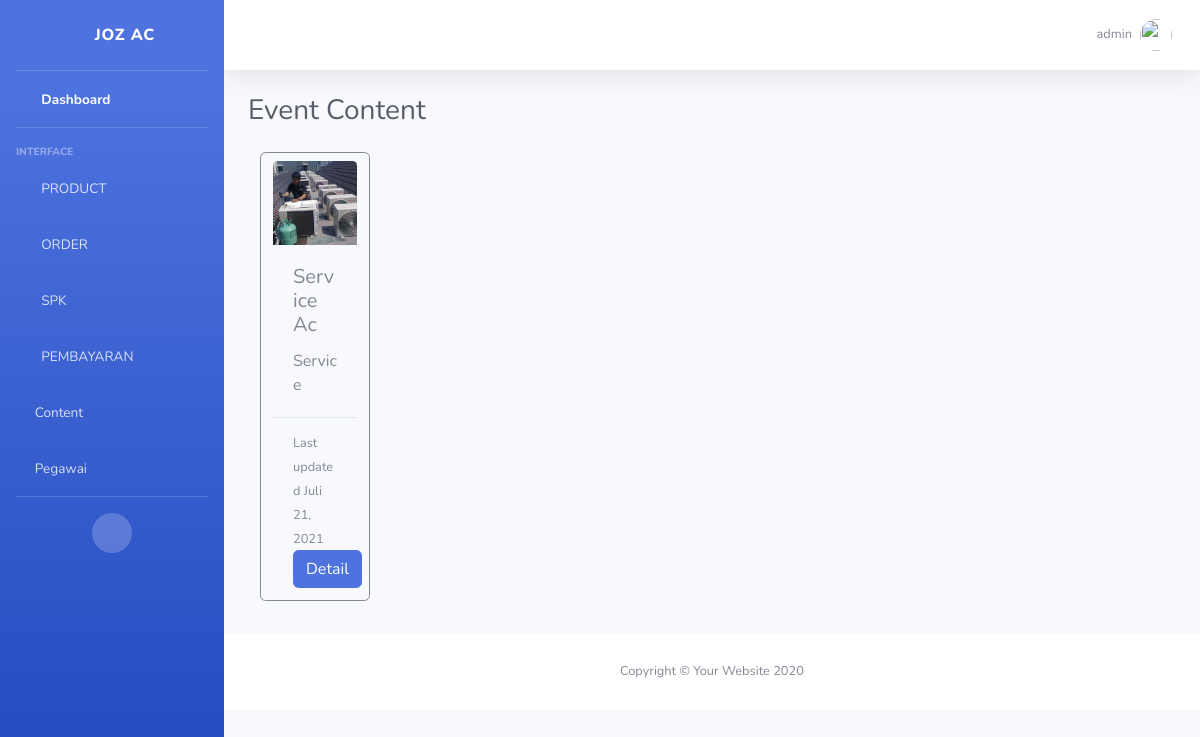
/content/admin/list/ (signed in), run on an earlier commit of the app's database.
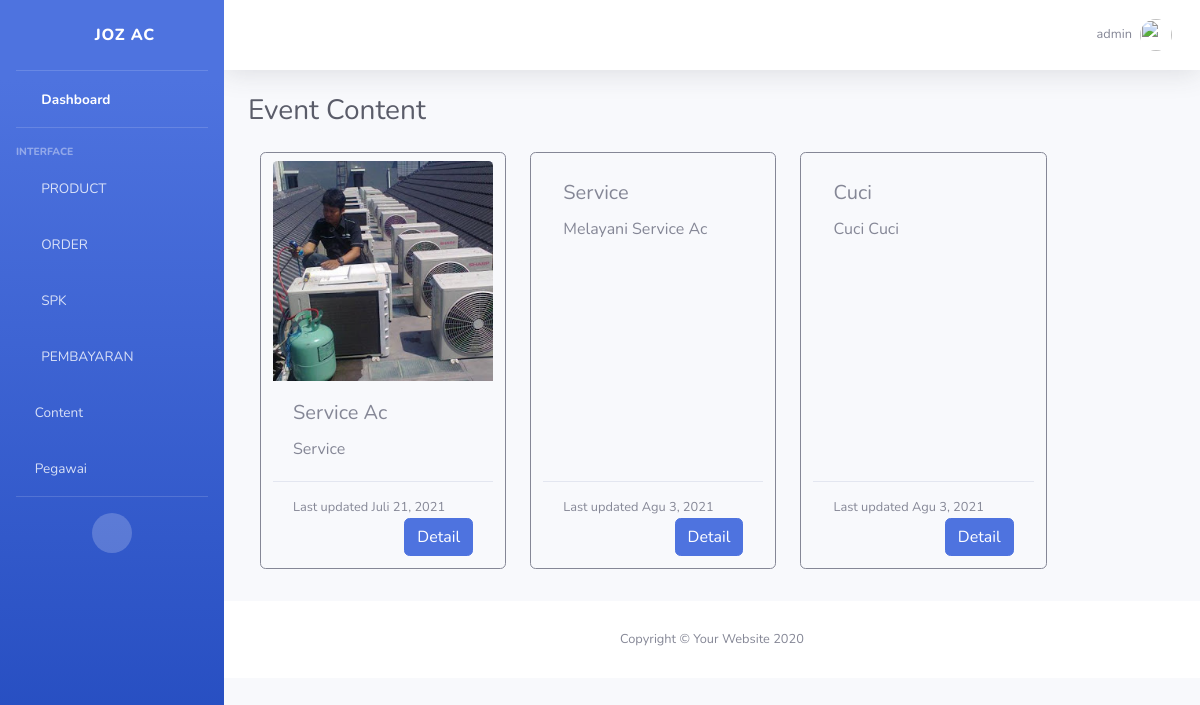
And on a later commit of the database.
### account/models.py (models this page shows)
class Account(AbstractBaseUser, PermissionsMixin):
	jabatanChoice        = [
	('ADMIN','ADMIN'),
	('TEKNISI','TEKNISI'),
	]
	username 	= models.CharField(max_length=20, unique=True)
	jabatan 	= models.CharField(choices=jabatanChoice, max_length=8)
	date_joined = models.DateTimeField(auto_now_add=True)
	last_login 	= models.DateTimeField(auto_now=True)
	is_active = models.BooleanField(default=True)
	is_staff = models.BooleanField(default=True)
	is_superuser = models.BooleanField(default=False)
	is_admin	= models.BooleanField(default=True)
	objects = AccountManage()
	USERNAME_FIELD = 'username'
	REQUIRED_FIELDS = []
	def __str__(self):
		return self.username
	class Meta:
		verbose_name = 'Account'
		verbose_name_plural = 'Account'

### eventContent/models.py (models this page shows, shortened)
class eventContentModel(models.Model):
   admin                     = models.ForeignKey(Account, on_delete=models.SET_NULL, null=True)
   nama_Content			     = models.CharField(max_length=20)
   image 			           = models.ImageField(upload_to=upload_location)
   keterangan_Content		  = models.TextField()
   tgl_upload                = models.DateField(auto_now_add=True)
   slug_Content			     = models.SlugField()
   class Meta:
      verbose_name='Event'

### eventContent/views.py (the view)
# urls.py: path('admin/list/', ListContent.as_view(), name='list'),
class ListContent(LoginRequiredMixin, ListView):
	login_url = reverse_lazy('account:login')
	model = eventContentModel
	context_object_name = 'object'
	template_name = 'eventContent/list.html'
	queryset = model.objects.all().order_by('tgl_upload')

### eventContent/templates/eventContent/list.html
{% extends "admin/base_admin.html" %}
{% block Content %}
	<div class="container-fluid">
        <div class="d-sm-flex align-items-center justify-content-between mb-4">
            <h1 class="h3 mb-0 text-gray-800">Event Content</h1>
        </div>
        <div class="cardList mb-3 container">
        	<div class="card-deck">
        		<div class="row row-cols-md-4">
        		{% for data in object %}
				  	<div class="card col-md-4 bg-light border-secondary mb-3">
				    <img src={{data.image.url}} class="card-img-top mt-2" alt={{data.images_Content}}>
				    	<div class="card-body">
				      		<h5 class="card-title">{{data.nama_Content}}</h5>
					      	<p class="card-text">{{data.keterangan_Content}}</p>
				    	</div>
				    	<div class="card-footer inline-block">
					      	<div class="card-text">
					      		<small class="text-muted">Last updated {{data.tgl_upload}}</small>
					      	</div>
					      	<div class="text-right">
					      		<a href="{% url "eventContent:update" slug=data.slug_Content%}" class="btn btn-primary">Detail</a>
					      	</div>
				    	</div>
				  	</div>
        		{% endfor %}
        		</div>
			</div>
        </div>
    </div>
{% endblock Content %}

### templates/admin/base_admin.html (shortened to what this page needs)
{% load static %}
<!DOCTYPE html>
<html lang="en">
<head>
    <link href="{% static "vendor/fontawesome-free/css/all.min.css" %}" rel="stylesheet" type="text/css">
    <link href="{% static "css/sb-admin-2.min.css" %}" rel="stylesheet">
</head>
<body id="page-top">
    <div id="wrapper">
        {% include 'admin/include/sideBar.html' %}
        <div id="content-wrapper" class="d-flex flex-column">
            <div id="content">
                {% include "admin/include/topBar.html" %}
                    {% block Content %}
                    {% endblock Content %}
            {% include "admin/include/footer.html" %}
        </div>
    </div>
</body>
</html>

### templates/admin/include/sideBar.html (shortened to what this page needs)
{% load static %}
        <ul class="navbar-nav bg-gradient-primary sidebar sidebar-dark accordion" id="accordionSidebar">
            <a class="sidebar-brand d-flex align-items-center justify-content-center" href="{% url "dasboard" %}">
                <div class="sidebar-brand-icon rotate-n-15">
                    <i class="fas fa-laugh-wink"></i>
                </div>
                <div class="sidebar-brand-text mx-3">Joz AC </div>
            </a>
            <hr class="sidebar-divider my-0">
            <li class="nav-item active">
                <a class="nav-link" href="{% url "dasboardAdmin" %}">
                    <i class="fas fa-fw fa-tachometer-alt"></i>
                    <span>Dashboard</span></a>
            </li>
            <hr class="sidebar-divider">
            <div class="sidebar-heading">
                Interface
            </div>
            {% if request.user.jabatan == 'ADMIN' %}
                <li class="nav-item">
                    <a class="nav-link collapsed" href="#" data-toggle="collapse" data-target="#collapseProduct"
                        aria-expanded="true" aria-controls="collapseTwo">
                        <i class="fas fa-fw fa-cog"></i>
                        <span>PRODUCT</span>
                    </a>
                </li>
                <li class="nav-item">
                    <a class="nav-link collapsed" href="#" data-toggle="collapse" data-target="#collapseOrder"
                        aria-expanded="true" aria-controls="collapseTwo">
                        <i class="fas fa-fw fa-cog"></i>
                        <span>ORDER</span>
                    </a>
                </li>
                    <li class="nav-item">
                        <a class="nav-link collapsed" href="#" data-toggle="collapse" data-target="#collapseSPK"
                            aria-expanded="true" aria-controls="collapseSPK">
                            <i class="fas fa-fw fa-cog"></i>
                            <span>SPK</span>
                        </a>
                    </li>
                <li class="nav-item">
                    <a class="nav-link collapsed" href="#" data-toggle="collapse" data-target="#collapsePayment"
                        aria-expanded="true" aria-controls="collapsePayment">
                        <i class="fas fa-fw fa-cog"></i>
                        <span>PEMBAYARAN</span>
                    </a>
                </li>
                <li class="nav-item">
                    <a class="nav-link collapsed" href="#" data-toggle="collapse" data-target="#collapseUtilities"
                        aria-expanded="true" aria-controls="collapseUtilities">
                        <i class="fas fa-ticket-alt"></i>
                        <span>Content</span>
                    </a>
                </li>
                <li class="nav-item">
                    <a class="nav-link collapsed" href="#" data-toggle="collapse" data-target="#collapseEmployee"
                        aria-expanded="true" aria-controls="collapseTwo">
                        <i class="fas fa-users"></i>
                        <span>Pegawai</span>
                    </a>
                </li>
            {% endif %}
            <hr class="sidebar-divider d-none d-md-block">
            <div class="text-center d-none d-md-inline">
                <button class="rounded-circle border-0" id="sidebarToggle"></button>
            </div>
        </ul>

### templates/admin/include/topBar.html (shortened to what this page needs)
{% load static %}
                <nav class="navbar navbar-expand navbar-light bg-white topbar mb-4 static-top shadow">
                    <ul class="navbar-nav ml-auto">
                        <li class="nav-item dropdown no-arrow">
                            <a class="nav-link dropdown-toggle" href="#" id="userDropdown" role="button"
                                data-toggle="dropdown" aria-haspopup="true" aria-expanded="false">
                                <span class="mr-2 d-none d-lg-inline text-gray-600 small">{{request.user}}</span>
                                <img class="img-profile rounded-circle" src="{% static "img/undraw_profile.svg" %}">
                            </a>
                        </li>
                    </ul>
                </nav>

### templates/admin/include/footer.html
{% load static %}
<footer class="sticky-footer bg-white">
    <div class="container my-auto">
        <div class="copyright text-center my-auto">
            <span>Copyright &copy; Your Website 2020</span>
        </div>
    </div>
</footer>

### templates/admin/include/javaScript.html (shortened to what this page needs)
{% load static %}

What changed in the data, as far as the page shows it:
added eventContentModel: nama_Content "Service", keterangan_Content "Melayani Service Ac", tgl_upload "Agu 3, 2021"
added eventContentModel: nama_Content "Cuci", keterangan_Content "Cuci Cuci", tgl_upload "Agu 3, 2021"
